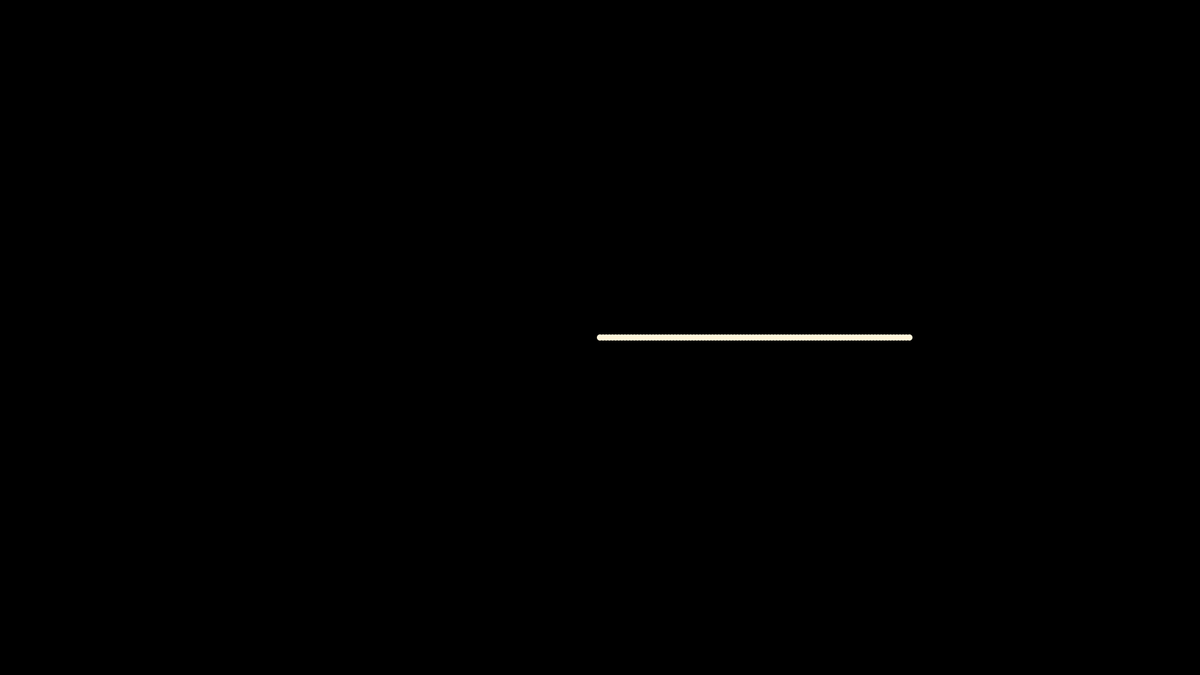
Frame 1 (no input)
Frame 60 (the mouse pressed at the canvas centre just before this capture): identical to frame 1, image omitted
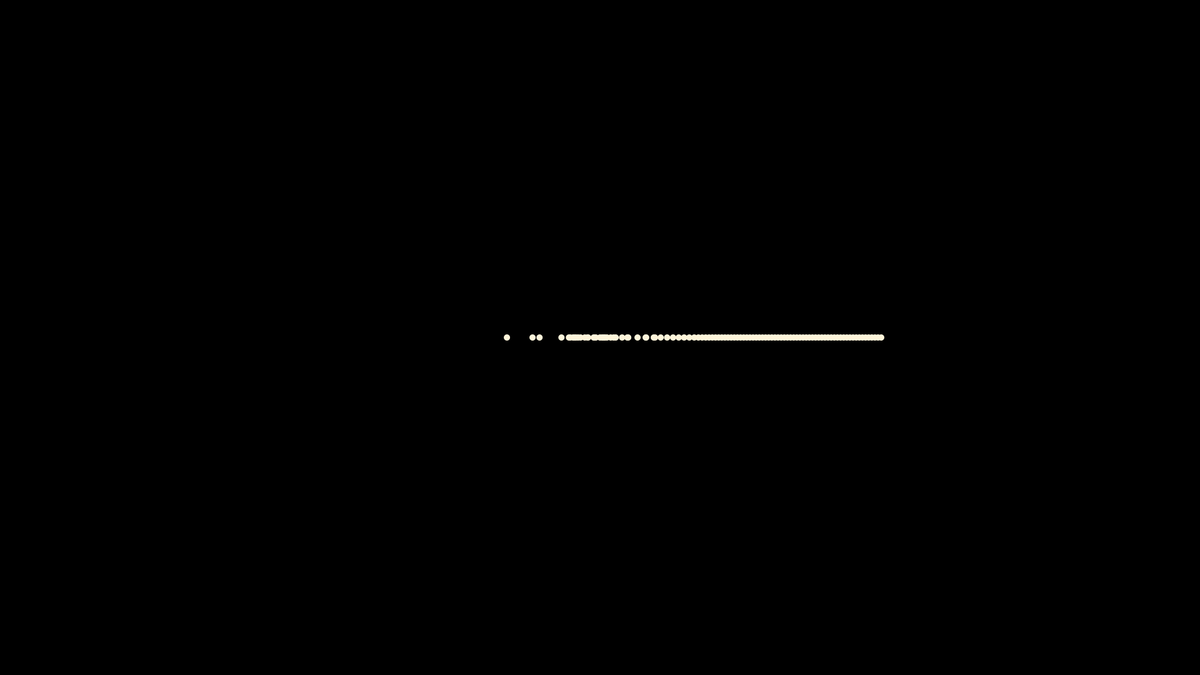
Frame 120 (the mouse held since frame 60 and released just before this capture)

The Processing sketch that drew these frames (run headless with seeded random() and noise(); from frame 60 on, the mouse is pressed at the canvas centre):

// Processing sketch: particles
// ── particles.pde
import java.util.ArrayList;


ArrayList<Particle> particles;
ArrayList<MassiveObject> mobjects;


void setup(){
  size(1920, 1080);
  frameRate(30);
  
  particles = new ArrayList<Particle>();
  mobjects = new ArrayList<MassiveObject>();
  
  for(int i = 0; i < 100; i++){
    particles.add(new Particle(width / 2 + (i * 5), height / 2));
  }
}

void draw(){
  background(0, 0, 0);
  for(MassiveObject m: mobjects){
    for(Particle p: particles){
      m.attract(p);
    }
  }
  for(Particle p: particles){
    p.drag();
    p.update();
    p.onScreen();
  }
  for(MassiveObject m: mobjects){
    m.onScreen();
  }
}

void mousePressed(){
  mobjects.add(new MassiveObject(mouseX, mouseY, 1000));
}

// ── characters.pde
import java.util.ArrayList;
import java.util.HashMap;


static class CharacterRepresentation { // FIXME(m-jeu): Consider making non-static and initing when constructor is called?
  // Contains (relative) coordinates as PVectors for characters as several simple dots
  static HashMap<Character, ArrayList<PVector>> coordinates = new HashMap<Character, ArrayList<PVector>>();
  
  /* Fill the coordinates attribute with content.
  Currently hardcoded and horribly inefficient.
  TODO(m-jeu): replace with read from JSON-file? 
  
  Lines should be drawn between pixels that are within dist 60?*/
  static void initCoordinates(){
    // Capital S
    ArrayList<PVector> sValue = new ArrayList<PVector>();
    sValue.add(new PVector(0, 0));
    
    sValue.add(new PVector(-60, -100));
    sValue.add(new PVector(0, -140));
    sValue.add(new PVector(100, -100));
    
    sValue.add(new PVector(60, 100));
    sValue.add(new PVector(0, 140));
    sValue.add(new PVector(-100, 100));
    
    CharacterRepresentation.coordinates.put(Character.valueOf('S'), sValue);
    
    //delta
    ArrayList<PVector> dValue = new ArrayList<PVector>();
    dValue.add(new PVector(0, -120));
    dValue.add(new PVector(84.85, 84.85));
    dValue.add(new PVector(-84.85, 84.85));
    
    CharacterRepresentation.coordinates.put(Character.valueOf('d'), dValue);
  }
  
  /** Get the coordinates of the representation of a certain character */
  static ArrayList<PVector> getRepr(Character c){
    return CharacterRepresentation.coordinates.get(c);
  }
  
  // Get the coordinates of the representation of a certain character, centered on a certain location */
  static ArrayList<PVector> getRepr(Character c, PVector relLocation){
    ArrayList<PVector> result = CharacterRepresentation.getRepr(c);
    for(PVector loc: result){
      loc.add(relLocation);
    }
    return result;
  }
}

// ── particle.pde
// FIXME(m-jeu): File name is quite confusing.


import java.util.ArrayList;
import java.util.Random;


/** An object with mass */
interface ObjectWithMass{
  public int getMass();
}

/** An object that can be drawn on the screen */
interface ScreenObject{
  
  /** Draw the object on the screen */
  public void onScreen();
}


/** An object around which particles orbit
It has mass to compute gravitational attraction with, but is immovable*/
class MassiveObject implements ObjectWithMass, ScreenObject{
  private PVector location; // TODO(m-jeu) consider combining in one baseclass with particle
  private int mass;
  
  private static final float G = 1; // Universal gravitation constant (times 1/2)
  private static final float GRAV_DIST_LOWER_LIMIT = 25.0; // The lower limit distance will be constrained to for the purpose of attraction, to erratic behaviour
  private static final float GRAV_DIST_UPPER_LIMIT = 200.0; // ^  upper ^
  
  public int getMass(){
    return this.mass;
  }
  
  /** Construct with location as PVector, and mass */
  public MassiveObject(PVector location, int mass){
    this.location = location;
    this.mass = mass;
  }
  
  /** Construct with location as x and y coordinate, and mass */
  public MassiveObject(int x, int y, int mass){
    this(new PVector(x, y), mass);
  }
  
  /** Compute gravitational attraction towards a certain particle, and apply it to that particle */
  public void attract(Particle p){
    PVector dif = PVector.sub(this.location, p.location);
    float distance = dif.mag();
    distance = constrain(distance, GRAV_DIST_LOWER_LIMIT, GRAV_DIST_UPPER_LIMIT);
    float strength = (MassiveObject.G * this.mass * p.getMass()) / (distance * distance);
    
    dif.normalize();
    dif.mult(strength);
    
    p.addForce(dif);
  }
  
  /** Display the object on screen */
  public void onScreen(){
    /*
    noStroke();
    fill(254, 0, 0);
    ellipseMode(RADIUS); // Consider moving to setup()
    ellipse(this.location.x, this.location.y, 10, 10);
    */
  }
}


/**
A Particle in the particle system
*/
class Particle implements ObjectWithMass, ScreenObject{
  private PVector location; /** Location as vector */
  private PVector velocity = new PVector(0, 0); /** Velocity as vector */
  
  // TODO(m-jeu): Consider immediatly adding it to an acceleration attribute instead of keeping track of backlog.
  /** All forced to be applied to compute a net acceleration upon next move */
  private ArrayList<PVector> forceBacklog = new ArrayList<PVector>();
  
  /** The particles mass */
  private int mass = 1;
  
  public int getMass(){return this.mass;}
  public PVector getLocation(){return this.location;}
  
  /** All drag constants, combined into 1 */
  private static final float DRAG_CONSTANT = 0.001;
  
  /** Construct with initial location */
  public Particle(PVector location){
    this.location = location;
  }
  
  /** Construct with initial location and initial speed as PVectors */
  public Particle(PVector location, PVector velocity){
    this(location);
    this.velocity = velocity;
  }
  
  /** Construct with x and y value */
  public Particle(int x, int y){
    this.location = new PVector(x, y);
  }
  
  /** Construct with location as x and y value, and velocity as horizontal and vertical velocity values */
  public Particle(int x, int y, int x_speed, int y_speed){
    this(x, y);
    this.velocity = new PVector(x_speed, y_speed);
  }
  
  /** Add a force to the force backlog to compute acceleration */
  public void addForce(PVector force){
    forceBacklog.add(force);
  }
  
  /** Take care of acceleration, velocity and location for one unit of time
  
  Uses forceBacklog to compute acceleration
  Uses acceleration to modify speed
  Uses speed to update location */
  public void update(){
    if(this.forceBacklog.size() != 0) { // If object is accelerating
      PVector acceleration = PVector.div(this.forceBacklog.get(0), this.mass);
      for(int i = 1; i < this.forceBacklog.size(); i++){
        PVector a = PVector.div(this.forceBacklog.get(i), this.mass);
        acceleration.add(a);
      }
      this.velocity.add(acceleration);
      this.forceBacklog = new ArrayList<PVector>();
    }
    this.location.add(this.velocity);
  }
  
  /** Check wether particle wraps around, and teleport it if it does */
  public void wrapAround(){
    if(this.location.x > width){ // Check X wraparound
      this.location.x = 0;
    } else if(this.location.x < 0){
      this.location.x = width;
    }
    
    if(this.location.y > height){
      this.location.y = 0;
    } else if(this.location.y < 0){
      this.location.y = height;
    }
  }
  
  /** Display the particle on screen */
  public void onScreen(){
    noStroke();
    fill(254, 245, 218);
    ellipseMode(RADIUS); // Consider moving to setup()
    ellipse(this.location.x, this.location.y, 5, 5);
  }
  
  /** Apply a drag force to the particle */
  public void drag(){
    float speed = this.velocity.mag();
    PVector direction = this.velocity.copy();
    direction.normalize();
    direction.mult(-1);
    direction.normalize(); // FIXME(m-jeu): ???
    direction.mult((Particle.DRAG_CONSTANT * speed * speed));
    this.addForce(direction);
  }
  
  /** Light up some connections to other particles that are nearby 
  
  O(N^2) if called on every particle, so be careful!
  
  favorLeft is extremely dumb fix to double lightupDistance for particles on the left side of the screen.*/
  public void visualizeCloseParticles(ArrayList<Particle> toCheck, float lightupDistance, boolean favorLeft){
    for(Particle p: toCheck){
      PVector targetLocation = p.getLocation();
      PVector dif = PVector.sub(targetLocation, this.location);
      float distance = dif.mag();
      
      // Seperate var because of nasty pass-by-reference bug. FIXME(m-jeu): this.
      float lightupIf = favorLeft && (this.location.x < width / 2) && p.getLocation().x < width / 2 ? lightupDistance * 2 : lightupDistance;
      if(distance < lightupIf){ // Light up path towards nearby particle
      // Line parameters
        stroke(0, 255, 255, 40);
        strokeWeight(3);
        line(targetLocation.x, targetLocation.y, this.location.x, this.location.y);
      }
    }
  }
}

/** Spawn a certain amount of particle instances, at a certain speed, appearing to fly into the screen.

Particles spawn at upper or left of screen, but that doesn't matter because of wraparound.

Should be a static method for the Particle class, but Processing doesn't allow this. Therefore, it's a sketch-level function 
Whole function is quite inefficient because of this limitation, but that doesn't really matter because it's only used at startup.
*/
ArrayList<Particle> spawnParticles(int amount, float speed_sdev){
  Random randomGenerator = new Random(); // Quite dumb to make a new random generator for every func call, but this is preferable to using globals.
  ArrayList<Particle> result = new ArrayList<Particle>();
  float edgePixels = width + height;
  for(int i = 0; i < amount; i++){
    int start_pixel = int(random(edgePixels));
    // float x_speed = (((float)randomGenerator.nextGaussian()) * speed_sdev); // FIXME(m-jeu): One set of wrapping parentheses can be removed.
    // float y_speed = (((float)randomGenerator.nextGaussian()) * speed_sdev);
    PVector start_location = start_pixel > height ? new PVector(start_pixel - height, 0) : new PVector(0, start_pixel); // Start at top or left?
    PVector speed = new PVector(((float)randomGenerator.nextGaussian()) * speed_sdev, ((float)randomGenerator.nextGaussian()) * speed_sdev); // Random V on x and y axis.
    result.add(new Particle(start_location, speed));
  }
  return result;
}
